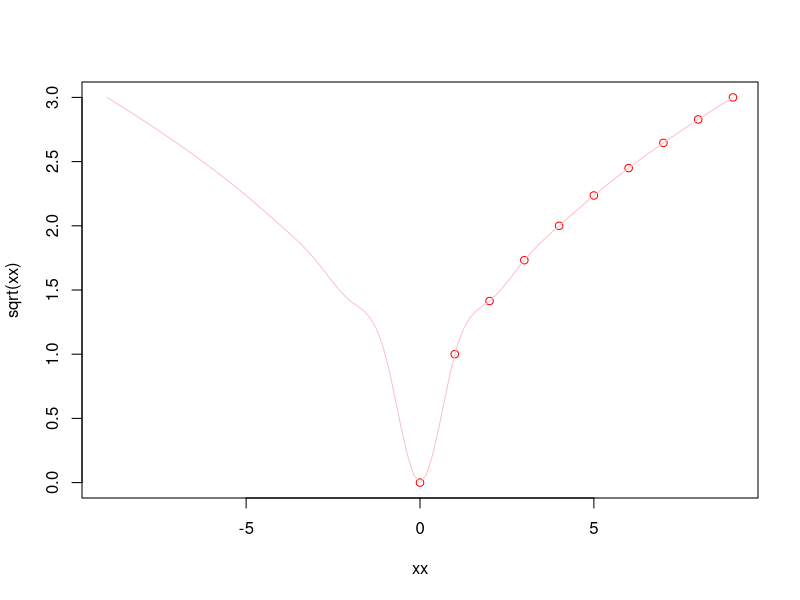

Generate this figure with R: (Note: this script raises an error after producing the figure.)
1 + 1
2 + 5 - 3
?sqrt()


require(stats)
require(graphics)
xx <- -9:9
plot(xx, sqrt(xx), col="red")
lines(spline(xx, sqrt(abs(xx)), n=101), col="pink")

# convert to upper case
toupper("Hello World")

# is 3 greater than 2?

3 > 2


my_result <- sqrt(abs(-9 ^ 3))
my_result


my_int <- 12L
my_int


??arrange()


update.packages()


# Update R 

UpdateR()

# for exploring and visualising data

library(tidyverse)

# for reading Excel files

library(readxl)

# for descriptive statistics

library(psych)

# for writing data to Excel

library(writexl)

is.vector(1:10)


my_number <- 8.2
sqrt(my_number)


is.vector(my_number) # check if my_number is a vector


